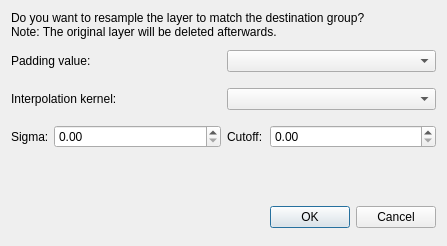
<?xml version="1.0" encoding="UTF-8"?>
<ui version="4.0">
 <class>LayerResamplerDialog</class>
 <widget class="QDialog" name="LayerResamplerDialog">
  <property name="geometry">
   <rect>
    <x>0</x>
    <y>0</y>
    <width>447</width>
    <height>245</height>
   </rect>
  </property>
  <property name="maximumSize">
   <size>
    <width>447</width>
    <height>245</height>
   </size>
  </property>
  <property name="windowTitle">
   <string>Resample Layer</string>
  </property>
  <property name="modal">
   <bool>true</bool>
  </property>
  <layout class="QVBoxLayout" name="verticalLayout">
   <item>
    <widget class="QLabel" name="label_4">
     <property name="frameShape">
      <enum>QFrame::NoFrame</enum>
     </property>
     <property name="text">
      <string>Do you want to resample the layer to match the destination group?
Note: The original layer will be deleted afterwards.</string>
     </property>
     <property name="alignment">
      <set>Qt::AlignLeading|Qt::AlignLeft|Qt::AlignTop</set>
     </property>
    </widget>
   </item>
   <item>
    <widget class="QWidget" name="widget_7" native="true">
     <property name="minimumSize">
      <size>
       <width>0</width>
       <height>32</height>
      </size>
     </property>
     <layout class="QHBoxLayout" name="horizontalLayout_5">
      <property name="margin">
       <number>0</number>
      </property>
      <item>
       <widget class="QLabel" name="label_5">
        <property name="text">
         <string>Padding value:</string>
        </property>
       </widget>
      </item>
      <item>
       <widget class="QComboBox" name="padding_combobox_"/>
      </item>
     </layout>
    </widget>
   </item>
   <item>
    <widget class="QWidget" name="widget" native="true">
     <property name="minimumSize">
      <size>
       <width>0</width>
       <height>32</height>
      </size>
     </property>
     <layout class="QHBoxLayout" name="horizontalLayout_2">
      <property name="margin">
       <number>0</number>
      </property>
      <item>
       <widget class="QLabel" name="label">
        <property name="text">
         <string>Interpolation kernel:</string>
        </property>
       </widget>
      </item>
      <item>
       <widget class="QComboBox" name="kernel_combobox_"/>
      </item>
     </layout>
    </widget>
   </item>
   <item>
    <widget class="QWidget" name="param_widget_" native="true">
     <property name="minimumSize">
      <size>
       <width>0</width>
       <height>32</height>
      </size>
     </property>
     <layout class="QHBoxLayout" name="horizontalLayout">
      <property name="margin">
       <number>0</number>
      </property>
      <item>
       <widget class="QLabel" name="label_2">
        <property name="maximumSize">
         <size>
          <width>37</width>
          <height>16777215</height>
         </size>
        </property>
        <property name="text">
         <string>Sigma:</string>
        </property>
       </widget>
      </item>
      <item>
       <widget class="QDoubleSpinBox" name="sigma_spinbox_">
        <property name="prefix">
         <string/>
        </property>
       </widget>
      </item>
      <item>
       <widget class="QLabel" name="label_3">
        <property name="maximumSize">
         <size>
          <width>37</width>
          <height>16777215</height>
         </size>
        </property>
        <property name="text">
         <string>Cutoff:</string>
        </property>
       </widget>
      </item>
      <item>
       <widget class="QDoubleSpinBox" name="cutoff_spinbox_"/>
      </item>
     </layout>
    </widget>
   </item>
   <item>
    <spacer name="verticalSpacer">
     <property name="orientation">
      <enum>Qt::Vertical</enum>
     </property>
     <property name="sizeHint" stdset="0">
      <size>
       <width>20</width>
       <height>40</height>
      </size>
     </property>
    </spacer>
   </item>
   <item>
    <widget class="QWidget" name="bspline_widget_" native="true">
     <property name="minimumSize">
      <size>
       <width>0</width>
       <height>35</height>
      </size>
     </property>
     <property name="maximumSize">
      <size>
       <width>16777215</width>
       <height>35</height>
      </size>
     </property>
     <layout class="QVBoxLayout" name="verticalLayout_10">
      <property name="margin">
       <number>0</number>
      </property>
      <item>
       <widget class="QtUtils::QtSliderIntCombo" name="spline_order_" native="true"/>
      </item>
     </layout>
    </widget>
   </item>
   <item>
    <widget class="QDialogButtonBox" name="buttonBox">
     <property name="sizePolicy">
      <sizepolicy hsizetype="Expanding" vsizetype="Expanding">
       <horstretch>0</horstretch>
       <verstretch>0</verstretch>
      </sizepolicy>
     </property>
     <property name="minimumSize">
      <size>
       <width>0</width>
       <height>35</height>
      </size>
     </property>
     <property name="orientation">
      <enum>Qt::Horizontal</enum>
     </property>
     <property name="standardButtons">
      <set>QDialogButtonBox::Cancel|QDialogButtonBox::Ok</set>
     </property>
     <property name="centerButtons">
      <bool>false</bool>
     </property>
    </widget>
   </item>
  </layout>
 </widget>
 <customwidgets>
  <customwidget>
   <class>QtUtils::QtSliderIntCombo</class>
   <extends>QWidget</extends>
   <header location="global">QtUtils/Widgets/QtSliderIntCombo.h</header>
   <container>1</container>
  </customwidget>
 </customwidgets>
 <resources/>
 <connections>
  <connection>
   <sender>buttonBox</sender>
   <signal>accepted()</signal>
   <receiver>LayerResamplerDialog</receiver>
   <slot>accept()</slot>
   <hints>
    <hint type="sourcelabel">
     <x>248</x>
     <y>254</y>
    </hint>
    <hint type="destinationlabel">
     <x>157</x>
     <y>274</y>
    </hint>
   </hints>
  </connection>
  <connection>
   <sender>buttonBox</sender>
   <signal>rejected()</signal>
   <receiver>LayerResamplerDialog</receiver>
   <slot>reject()</slot>
   <hints>
    <hint type="sourcelabel">
     <x>316</x>
     <y>260</y>
    </hint>
    <hint type="destinationlabel">
     <x>286</x>
     <y>274</y>
    </hint>
   </hints>
  </connection>
 </connections>
</ui>
